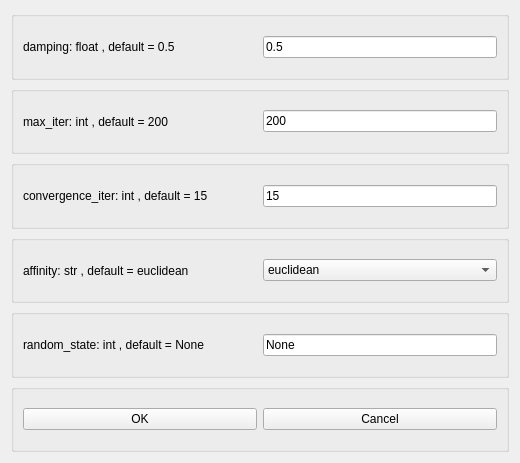
<?xml version="1.0" encoding="UTF-8"?>
<ui version="4.0">
 <class>Form</class>
 <widget class="QWidget" name="Form">
  <property name="geometry">
   <rect>
    <x>0</x>
    <y>0</y>
    <width>520</width>
    <height>463</height>
   </rect>
  </property>
  <property name="windowTitle">
   <string>Affinity Propagation Parameters</string>
  </property>
  <layout class="QVBoxLayout" name="verticalLayout">
   <item>
    <widget class="QGroupBox" name="groupBox">
     <property name="title">
      <string/>
     </property>
     <layout class="QHBoxLayout" name="horizontalLayout">
      <item>
       <widget class="QLabel" name="damping_text">
        <property name="text">
         <string>damping: float , default = 0.5</string>
        </property>
       </widget>
      </item>
      <item>
       <widget class="QLineEdit" name="damping">
        <property name="sizePolicy">
         <sizepolicy hsizetype="Minimum" vsizetype="Fixed">
          <horstretch>0</horstretch>
          <verstretch>0</verstretch>
         </sizepolicy>
        </property>
        <property name="text">
         <string>0.5</string>
        </property>
        <property name="clearButtonEnabled">
         <bool>false</bool>
        </property>
       </widget>
      </item>
     </layout>
    </widget>
   </item>
   <item>
    <widget class="QGroupBox" name="groupBox_3">
     <property name="title">
      <string/>
     </property>
     <layout class="QHBoxLayout" name="horizontalLayout_3">
      <item>
       <widget class="QLabel" name="max_iter_text">
        <property name="text">
         <string>max_iter: int , default = 200</string>
        </property>
       </widget>
      </item>
      <item>
       <widget class="QLineEdit" name="max_iter">
        <property name="sizePolicy">
         <sizepolicy hsizetype="Minimum" vsizetype="Fixed">
          <horstretch>0</horstretch>
          <verstretch>0</verstretch>
         </sizepolicy>
        </property>
        <property name="text">
         <string>200</string>
        </property>
       </widget>
      </item>
     </layout>
    </widget>
   </item>
   <item>
    <widget class="QGroupBox" name="groupBox_6">
     <property name="title">
      <string/>
     </property>
     <layout class="QHBoxLayout" name="horizontalLayout_6">
      <item>
       <widget class="QLabel" name="convergence_iter_text">
        <property name="text">
         <string>convergence_iter: int , default = 15</string>
        </property>
       </widget>
      </item>
      <item>
       <widget class="QLineEdit" name="convergence_iter">
        <property name="sizePolicy">
         <sizepolicy hsizetype="Minimum" vsizetype="Fixed">
          <horstretch>0</horstretch>
          <verstretch>0</verstretch>
         </sizepolicy>
        </property>
        <property name="text">
         <string>15</string>
        </property>
       </widget>
      </item>
     </layout>
    </widget>
   </item>
   <item>
    <widget class="QGroupBox" name="groupBox_4">
     <property name="title">
      <string/>
     </property>
     <layout class="QHBoxLayout" name="horizontalLayout_4">
      <item>
       <widget class="QLabel" name="affinity_text">
        <property name="text">
         <string>affinity: str , default = euclidean</string>
        </property>
       </widget>
      </item>
      <item>
       <widget class="QComboBox" name="affinity">
        <property name="sizePolicy">
         <sizepolicy hsizetype="Minimum" vsizetype="Fixed">
          <horstretch>0</horstretch>
          <verstretch>0</verstretch>
         </sizepolicy>
        </property>
        <item>
         <property name="text">
          <string>euclidean</string>
         </property>
        </item>
        <item>
         <property name="text">
          <string>precomputed</string>
         </property>
        </item>
       </widget>
      </item>
     </layout>
    </widget>
   </item>
   <item>
    <widget class="QGroupBox" name="groupBox_7">
     <property name="title">
      <string/>
     </property>
     <layout class="QHBoxLayout" name="horizontalLayout_7">
      <item>
       <widget class="QLabel" name="random_state_text">
        <property name="text">
         <string>random_state: int , default = None</string>
        </property>
       </widget>
      </item>
      <item>
       <widget class="QLineEdit" name="random_state">
        <property name="sizePolicy">
         <sizepolicy hsizetype="Minimum" vsizetype="Fixed">
          <horstretch>0</horstretch>
          <verstretch>0</verstretch>
         </sizepolicy>
        </property>
        <property name="text">
         <string>None</string>
        </property>
       </widget>
      </item>
     </layout>
    </widget>
   </item>
   <item>
    <widget class="QGroupBox" name="groupBox_5">
     <property name="title">
      <string/>
     </property>
     <layout class="QHBoxLayout" name="horizontalLayout_5">
      <item>
       <widget class="QPushButton" name="OKButton">
        <property name="text">
         <string>OK</string>
        </property>
       </widget>
      </item>
      <item>
       <widget class="QPushButton" name="CancelButton">
        <property name="text">
         <string>Cancel</string>
        </property>
       </widget>
      </item>
     </layout>
    </widget>
   </item>
  </layout>
 </widget>
 <resources/>
 <connections>
  <connection>
   <sender>CancelButton</sender>
   <signal>clicked(bool)</signal>
   <receiver>Form</receiver>
   <slot>close()</slot>
   <hints>
    <hint type="sourcelabel">
     <x>381</x>
     <y>419</y>
    </hint>
    <hint type="destinationlabel">
     <x>259</x>
     <y>231</y>
    </hint>
   </hints>
  </connection>
 </connections>
</ui>
